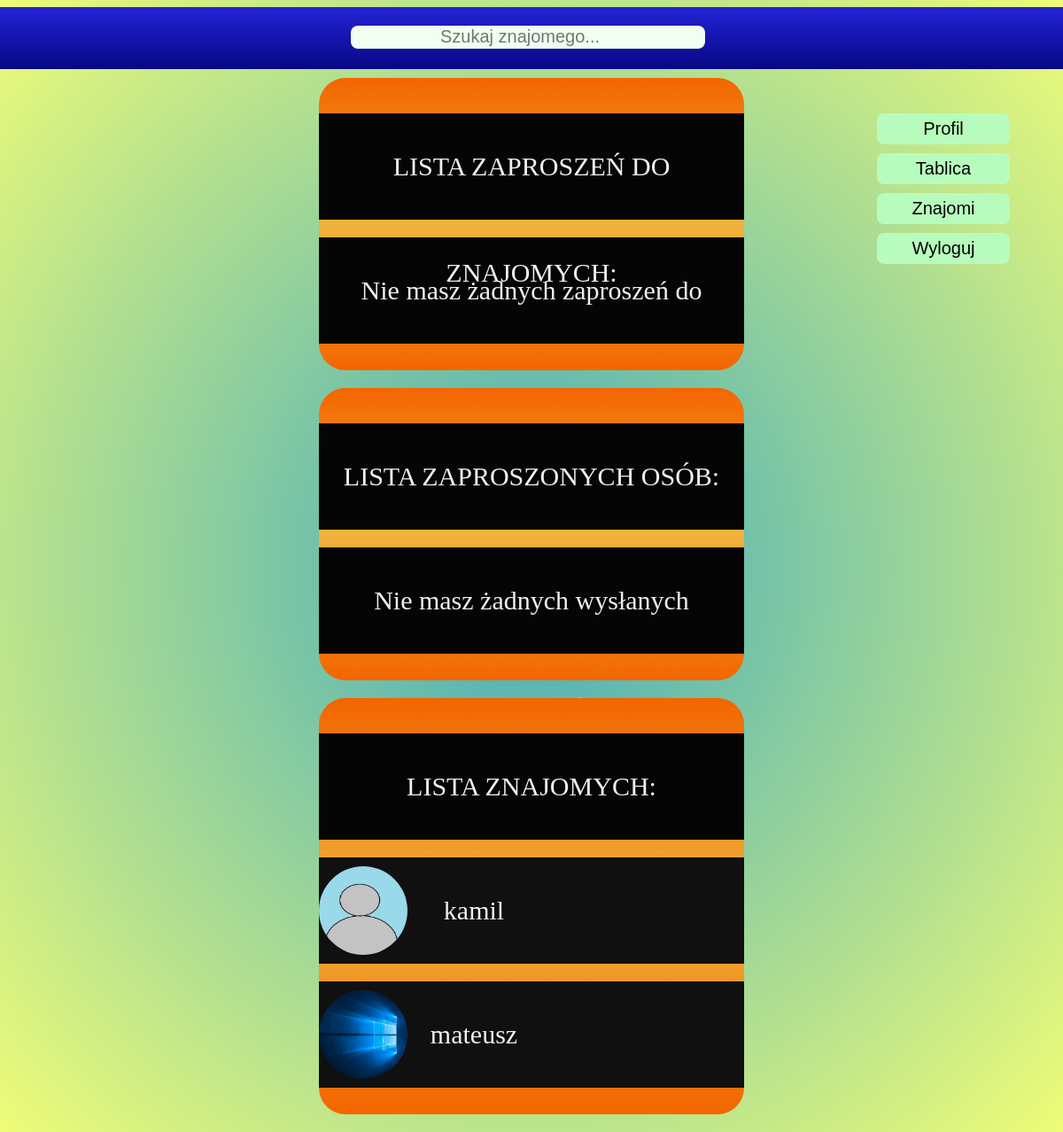
Screenshot of /znajomi.php (signed in) with the database file from the repository.
### tables this page shows
CREATE TABLE `uzytkownicy` (
  `ID` int(11) NOT NULL,
  `LOGIN` varchar(100) NOT NULL,
  `HASLO` varchar(254) NOT NULL,
  `EMAIL` varchar(100) NOT NULL,
  `URODZENIE` date NOT NULL,
  `PLEC` varchar(10) NOT NULL,
  `OPIS` text,
  `MIEJSCOWOSC` text,
  `HOBBY` text,
  `Admin` text
);

### znajomi.php (the view, shortened to what this page needs)
<!doctype html>
    <html>
        <head>
            <link rel="stylesheet" href="style.css">
            <link rel="stylesheet" href="tablica.css">
            <link rel="stylesheet" href="szukaj_znajomego.css">
        </head>
        <body>
                <div class="strona">
                        <?php include "menu.php" ?>
                        <div class="log">
                            <div class="x"></div>
                            <div class="y_kontener">
                            <div class="y">
                            <?php
                                    $login = $_SESSION['zalogowany-user'];
                                    require_once "polaczenie.php";
                                    echo "<a href='#' class='link_login_brak'> LISTA ZAPROSZEŃ DO ZNAJOMYCH: </a>";
                                    try
                                    {
                                        $conn = new mysqli($servername, $username, $password, $dbname);
                                        if ($conn->connect_error)
                                            {
                                                throw new Exception(mysqli_connect_errno());
                                            }
                                        else
                                        {
                                            if($rezultat = $conn->query("SELECT LOGIN FROM uzytkownicy WHERE ID = (SELECT ZAPRASZAJACY FROM zaproszenia INNER JOIN uzytkownicy ON uzytkownicy.ID = PRZYJMUJACY WHERE PRZYJMUJACY = (SELECT ID FROM uzytkownicy WHERE LOGIN='$login'))"))
                                            {
                                                if ($rezultat->num_rows > 0)
                                                {
                                                    while($wiersz = $rezultat->fetch_assoc())
                                                    {
                                                        $zdj1 = "./img/".$wiersz["LOGIN"].".jpg";
                                                        $zdj2 = "./img/profilowe.jpg";
                                                        $zdj = file_exists($zdj1) ? $zdj1 : $zdj2;
                                                        echo "<a href='profil.php?LOGIN=".$wiersz["LOGIN"]."' class='link_login'> <img class='zdj' src='$zdj'  height='100' width='100'><div class='link_obok_zdj'> ".$wiersz["LOGIN"]."</div></a>";
                                                    }
                                                }
                                                else
                                                {
                                                    echo "<a href='#' class='link_login_brak'>Nie masz żadnych zaproszeń do przyjęcia</a>";
                                                }
                                            }
                                            else
                                            {
                                                throw new Exception($conn->connect_error);
                                            }
                                            echo "</div><div class='y'>";
                                            echo "<a href='#' class='link_login_brak'> LISTA ZAPROSZONYCH OSÓB: </a>";
                                            if($rezultat = $conn->query("SELECT LOGIN FROM uzytkownicy WHERE ID = (SELECT PRZYJMUJACY FROM zaproszenia INNER JOIN uzytkownicy ON uzytkownicy.ID = ZAPRASZAJACY WHERE ZAPRASZAJACY = (SELECT ID FROM uzytkownicy WHERE LOGIN='$login'))"))
                                            {
                                                if ($rezultat->num_rows > 0)
                                                {
                                                    while($wiersz = $rezultat->fetch_assoc())
                                                    {
                                                            $zdj1 = "./img/".$wiersz["LOGIN"].".jpg";
                                                            $zdj2 = "./img/profilowe.jpg";
                                                            $zdj = file_exists($zdj1) ? $zdj1 : $zdj2;
                                                            echo "<a href='profil.php?LOGIN=".$wiersz["LOGIN"]."' class='link_login'> <img class='zdj' src='$zdj'  height='100' width='100'><div class='link_obok_zdj'> ".$wiersz["LOGIN"]."</div></a>";
                                                    }
                                                }
                                                else
                                                {
                                                    echo "<a href='#' class='link_login_brak'>Nie masz żadnych wysłanych zaproszeń</a>";
                                                }
                                            }
                                            else
                                            {
                                                throw new Exception($conn->connect_error);
                                            }
                                            echo "</div><div class='y'>";
                                            echo "<a href='#' class='link_login_brak'> LISTA ZNAJOMYCH: </a>";
                                            if($rezultat = $conn->query("SELECT LOGIN FROM znajomi INNER JOIN uzytkownicy ON uzytkownicy.ID = ID_LOGIN_1 OR uzytkownicy.ID = ID_LOGIN_2 WHERE ID_LOGIN_1 = (SELECT ID FROM uzytkownicy WHERE LOGIN='$login') OR ID_LOGIN_2 = (SELECT ID FROM uzytkownicy WHERE LOGIN='$login')"))
                                            {
                                                if ($rezultat->num_rows > 0)
                                                {
                                                    while($wiersz = $rezultat->fetch_assoc())
                                                    {
                                                        if($wiersz["LOGIN"]!=$login)
                                                            {
                                                                $zdj1 = "./img/".$wiersz["LOGIN"].".jpg";
                                                                $zdj2 = "./img/profilowe.jpg";
                                                                $zdj = file_exists($zdj1) ? $zdj1 : $zdj2;
                                                                echo "<a href='profil.php?LOGIN=".$wiersz["LOGIN"]."' class='link_login'> <img class='zdj' src='$zdj'  height='100' width='100'><div class='link_obok_zdj'> ".$wiersz["LOGIN"]."</div></a>";
                                                        }
                                                    }
                                                }
                                                else
                                                {
                                                    echo "<a href='#' class='link_login_brak'>Nie posiadasz żadnych znajomych</a>";
                                                }
                                            }
                                            else
                                            {
                                                throw new Exception($conn->connect_error);
                                            }
                                        }
                                    }
                                    catch (Exception $e)
                                    {
                                        die("<div class='server_blad'>Błąd połaczenia! Przepraszamy! Proszę spróbować za chwilę!</div>");
                                    }
                            ?>
                            </div>
                            </div>
                            <div class="x">
                            </div>
                        </div>
                    </div>
                </div>
        </body>
    </html>

### style.css (style rules this page uses)
body { margin-left: auto; margin-right: auto; background: radial-gradient(rgba(20, 150, 173, 0.808),rgba(225, 250, 4, 0.541)); width: 100%; height: 100%; min-height: 730px; }
.log { width:100%; height: 300px; }
.x { width:30%; float: left; min-height: 100px; height: 100%; }
.y { width:40%; min-width: 400px; background: linear-gradient(rgb(243, 101, 0),rgb(241, 179, 62),rgb(243, 101, 0)); text-align: center; padding-top: 20px; border-radius: 30px; float: left; }

### tablica.css (style rules this page uses)
.y { margin-bottom: 20px; width: 100%; }
.y_kontener { float: left; width:40%; min-width: 400px; }
.x { height: 20px; }
img { border-radius: 100px; min-width: 40px; min-height: 40px; }

### szukaj_znajomego.css (style rules this page uses)
.link_login { text-decoration: none; color: rgb(240, 240, 240); font-size: 30px; display: block; width: 100%; height: 120px; line-height: 120px; background: rgb(17, 16, 16); margin-top: 20px; text-align: center; margin-bottom: 10px; }
.link_login_brak { text-decoration: none; color: rgb(240, 240, 240); font-size: 30px; display: block; width: 100%; height: 120px; line-height: 120px; background: rgb(5, 5, 5); margin-top: 20px; text-align: center; margin-bottom: 10px; }
img { border-radius: 100px; }
.y { padding-bottom: 20px; }
.zdj { float: left; display: block; margin-top: 10px; }
.link_obok_zdj { float: left; width: 30%; min-width: 150px; }

### rows the page displays
uzytkownicy: LOGIN (picture), LOGIN "kamil"
uzytkownicy: LOGIN (picture), LOGIN "mateusz"
